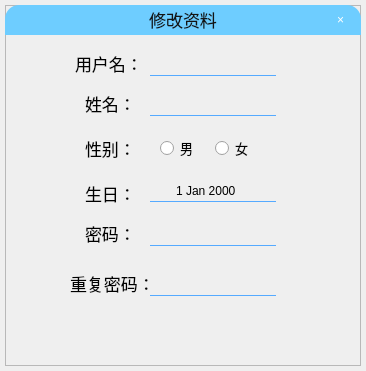
<?xml version="1.0" encoding="UTF-8"?>
<ui version="4.0">
 <class>Edit_user_form</class>
 <widget class="QWidget" name="Edit_user_form">
  <property name="geometry">
   <rect>
    <x>0</x>
    <y>0</y>
    <width>366</width>
    <height>371</height>
   </rect>
  </property>
  <property name="windowTitle">
   <string>Edit_user_form</string>
  </property>
  <widget class="QFrame" name="frame_window">
   <property name="geometry">
    <rect>
     <x>5</x>
     <y>5</y>
     <width>356</width>
     <height>361</height>
    </rect>
   </property>
   <property name="styleSheet">
    <string notr="true">QFrame[objectName=&quot;frame_window&quot;]
{
	border-radius:15px;
	background-color: rgb(255, 255, 255);
}</string>
   </property>
   <property name="frameShape">
    <enum>QFrame::StyledPanel</enum>
   </property>
   <property name="frameShadow">
    <enum>QFrame::Raised</enum>
   </property>
   <widget class="QPushButton" name="btn_close">
    <property name="geometry">
     <rect>
      <x>315</x>
      <y>0</y>
      <width>41</width>
      <height>30</height>
     </rect>
    </property>
    <property name="styleSheet">
     <string notr="true">QPushButton
{
	color:white;
	border-top-right-radius:14px;
	font: 20pt &quot;Calibri&quot;;/*字体*/
	background-color: rgba(255, 255, 255,0);/*背景色*/
	border:0px;
}
QPushButton:hover
{
	background-color: rgba(255, 255, 255,0.5);
	color: rgb(255, 0, 0);
}

</string>
    </property>
    <property name="text">
     <string>×</string>
    </property>
   </widget>
   <widget class="QLabel" name="lbl_title">
    <property name="geometry">
     <rect>
      <x>0</x>
      <y>0</y>
      <width>356</width>
      <height>30</height>
     </rect>
    </property>
    <property name="styleSheet">
     <string notr="true">font:17px;
color:rgb(20,20,20);
padding-bottom:1px;
border-top-left-radius:14px;
border-top-right-radius:14px;
background-color: rgb(110, 205, 255)</string>
    </property>
    <property name="text">
     <string>修改资料</string>
    </property>
    <property name="alignment">
     <set>Qt::AlignCenter</set>
    </property>
   </widget>
   <widget class="QLabel" name="lbl_name">
    <property name="geometry">
     <rect>
      <x>80</x>
      <y>85</y>
      <width>66</width>
      <height>26</height>
     </rect>
    </property>
    <property name="styleSheet">
     <string notr="true">font:17px;</string>
    </property>
    <property name="text">
     <string>姓名：</string>
    </property>
   </widget>
   <widget class="QLabel" name="lbl_birthday">
    <property name="geometry">
     <rect>
      <x>80</x>
      <y>175</y>
      <width>66</width>
      <height>26</height>
     </rect>
    </property>
    <property name="styleSheet">
     <string notr="true">font:17px;</string>
    </property>
    <property name="text">
     <string>生日：</string>
    </property>
   </widget>
   <widget class="QLineEdit" name="le_name">
    <property name="geometry">
     <rect>
      <x>145</x>
      <y>85</y>
      <width>126</width>
      <height>26</height>
     </rect>
    </property>
    <property name="styleSheet">
     <string notr="true">QLineEdit
{
	
	background-color: rgba(255, 255, 255,0);
	border:1px solid white;
	border-left-color: rgba(255, 255, 255,0);
	border-right-color: rgba(255, 255, 255,0);
	border-top-color: rgba(255, 255, 255,0);
	border-bottom-color: rgb(85, 170, 255);
	font: 15pt &quot;Calibri&quot;;
}

QLineEdit:hover
{
	border-bottom-color: rgba(85, 170, 255,0.6);
}</string>
    </property>
    <property name="alignment">
     <set>Qt::AlignCenter</set>
    </property>
   </widget>
   <widget class="QLabel" name="lbl_sex">
    <property name="geometry">
     <rect>
      <x>80</x>
      <y>130</y>
      <width>66</width>
      <height>26</height>
     </rect>
    </property>
    <property name="styleSheet">
     <string notr="true">font:17px;</string>
    </property>
    <property name="text">
     <string>性别：</string>
    </property>
   </widget>
   <widget class="QRadioButton" name="rb_male">
    <property name="geometry">
     <rect>
      <x>155</x>
      <y>130</y>
      <width>51</width>
      <height>26</height>
     </rect>
    </property>
    <property name="styleSheet">
     <string notr="true">font:13px</string>
    </property>
    <property name="text">
     <string>男</string>
    </property>
   </widget>
   <widget class="QRadioButton" name="rb_female">
    <property name="geometry">
     <rect>
      <x>210</x>
      <y>130</y>
      <width>51</width>
      <height>26</height>
     </rect>
    </property>
    <property name="styleSheet">
     <string notr="true">font:13px</string>
    </property>
    <property name="text">
     <string>女</string>
    </property>
   </widget>
   <widget class="QDateEdit" name="de_birthday">
    <property name="geometry">
     <rect>
      <x>145</x>
      <y>175</y>
      <width>126</width>
      <height>22</height>
     </rect>
    </property>
    <property name="styleSheet">
     <string notr="true">background-color: rgba(255, 255, 255,0);
border:1px solid white;
border-left-color: rgba(255, 255, 255,0);
border-right-color: rgba(255, 255, 255,0);
border-top-color: rgba(255, 255, 255,0);
border-bottom-color: rgb(85, 170, 255);
font: 15pt &quot;Calibri&quot;;</string>
    </property>
    <property name="alignment">
     <set>Qt::AlignCenter</set>
    </property>
   </widget>
   <widget class="QLabel" name="lbl_password">
    <property name="geometry">
     <rect>
      <x>80</x>
      <y>215</y>
      <width>66</width>
      <height>26</height>
     </rect>
    </property>
    <property name="styleSheet">
     <string notr="true">font:17px;</string>
    </property>
    <property name="text">
     <string>密码：</string>
    </property>
   </widget>
   <widget class="QLineEdit" name="le_password">
    <property name="geometry">
     <rect>
      <x>145</x>
      <y>215</y>
      <width>126</width>
      <height>26</height>
     </rect>
    </property>
    <property name="styleSheet">
     <string notr="true">QLineEdit
{
	
	background-color: rgba(255, 255, 255,0);
	border:1px solid white;
	border-left-color: rgba(255, 255, 255,0);
	border-right-color: rgba(255, 255, 255,0);
	border-top-color: rgba(255, 255, 255,0);
	border-bottom-color: rgb(85, 170, 255);
	font: 15pt &quot;Calibri&quot;;
}

QLineEdit:hover
{
	border-bottom-color: rgba(85, 170, 255,0.6);
}</string>
    </property>
    <property name="echoMode">
     <enum>QLineEdit::Password</enum>
    </property>
    <property name="alignment">
     <set>Qt::AlignCenter</set>
    </property>
   </widget>
   <widget class="QLabel" name="lbl_re_password">
    <property name="geometry">
     <rect>
      <x>65</x>
      <y>265</y>
      <width>81</width>
      <height>26</height>
     </rect>
    </property>
    <property name="styleSheet">
     <string notr="true">font:17px;</string>
    </property>
    <property name="text">
     <string>重复密码：</string>
    </property>
   </widget>
   <widget class="QLineEdit" name="le_re_password">
    <property name="geometry">
     <rect>
      <x>145</x>
      <y>265</y>
      <width>126</width>
      <height>26</height>
     </rect>
    </property>
    <property name="styleSheet">
     <string notr="true">QLineEdit
{
	
	background-color: rgba(255, 255, 255,0);
	border:1px solid white;
	border-left-color: rgba(255, 255, 255,0);
	border-right-color: rgba(255, 255, 255,0);
	border-top-color: rgba(255, 255, 255,0);
	border-bottom-color: rgb(85, 170, 255);
	font: 15pt &quot;Calibri&quot;;
}

QLineEdit:hover
{
	border-bottom-color: rgba(85, 170, 255,0.6);
}</string>
    </property>
    <property name="echoMode">
     <enum>QLineEdit::Password</enum>
    </property>
    <property name="alignment">
     <set>Qt::AlignCenter</set>
    </property>
   </widget>
   <widget class="QLabel" name="lbl_username">
    <property name="geometry">
     <rect>
      <x>70</x>
      <y>45</y>
      <width>66</width>
      <height>26</height>
     </rect>
    </property>
    <property name="styleSheet">
     <string notr="true">font:17px;</string>
    </property>
    <property name="text">
     <string>用户名：</string>
    </property>
   </widget>
   <widget class="QLineEdit" name="le_username">
    <property name="geometry">
     <rect>
      <x>145</x>
      <y>45</y>
      <width>126</width>
      <height>26</height>
     </rect>
    </property>
    <property name="styleSheet">
     <string notr="true">QLineEdit
{
	
	background-color: rgba(255, 255, 255,0);
	border:1px solid white;
	border-left-color: rgba(255, 255, 255,0);
	border-right-color: rgba(255, 255, 255,0);
	border-top-color: rgba(255, 255, 255,0);
	border-bottom-color: rgb(85, 170, 255);
	font: 15pt &quot;Calibri&quot;;
}

QLineEdit:hover
{
	border-bottom-color: rgba(85, 170, 255,0.6);
}</string>
    </property>
    <property name="alignment">
     <set>Qt::AlignCenter</set>
    </property>
   </widget>
   <zorder>lbl_title</zorder>
   <zorder>btn_close</zorder>
   <zorder>lbl_name</zorder>
   <zorder>lbl_birthday</zorder>
   <zorder>le_name</zorder>
   <zorder>lbl_sex</zorder>
   <zorder>rb_male</zorder>
   <zorder>rb_female</zorder>
   <zorder>de_birthday</zorder>
   <zorder>lbl_password</zorder>
   <zorder>le_password</zorder>
   <zorder>lbl_re_password</zorder>
   <zorder>le_re_password</zorder>
   <zorder>lbl_username</zorder>
   <zorder>le_username</zorder>
  </widget>
 </widget>
 <layoutdefault spacing="6" margin="11"/>
 <resources/>
 <connections>
  <connection>
   <sender>btn_close</sender>
   <signal>clicked()</signal>
   <receiver>Edit_user_form</receiver>
   <slot>btn_close_click()</slot>
   <hints>
    <hint type="sourcelabel">
     <x>339</x>
     <y>13</y>
    </hint>
    <hint type="destinationlabel">
     <x>253</x>
     <y>-17</y>
    </hint>
   </hints>
  </connection>
 </connections>
 <slots>
  <slot>btn_close_click()</slot>
 </slots>
</ui>
